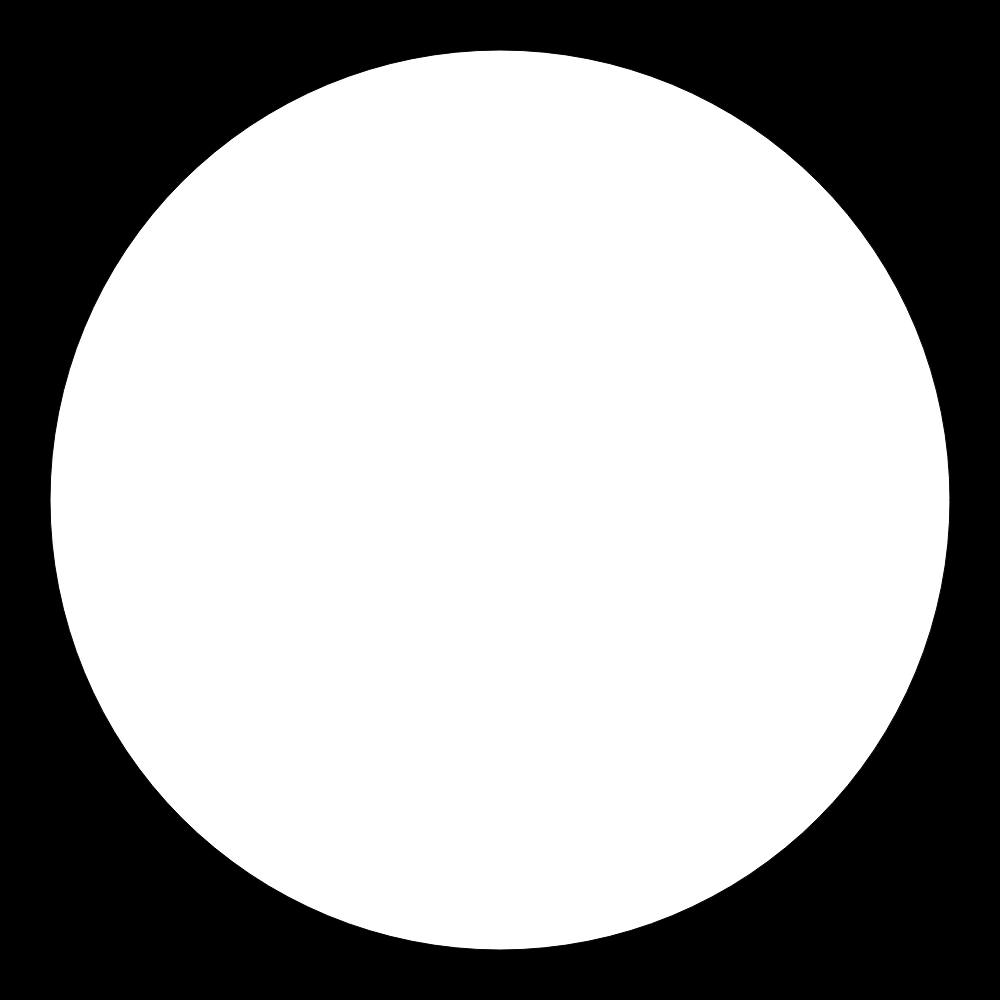
Frame 1 (no input)
Frame 60 (no input): identical to frame 1, image omitted
Frame 120 (the mouse pressed at the canvas centre since frame 60): identical to frame 1, image omitted

The p5.js sketch that drew this single still picture (run headless with seeded random() and noise() and a simulated clock; from frame 60 on, the mouse is pressed at the canvas centre):

// p5.js sketch
// ── sketch.js
// Arrays and Object Notation
// Pak King Lee
// 2026/3/5
//
// Extra for Experts:
// - describe what you did to take this project "above and beyond"



let radius;
let center;

let points = [];
let geodesics = [];

function setup() {
  baseSize = Math.max(Math.floor(Math.min(windowWidth, windowHeight)), 100);
  createCanvas(baseSize, baseSize);
  center = createVector(width / 2, height / 2);
  radius = baseSize * 0.45;
}

function draw() {
  background(0);
  drawDisk();
}

function drawDisk() {
  circle(center.x, center.y, radius * 2);
}

function mousePressed() {
  let p = createVector(mouseX, mouseY);
}
